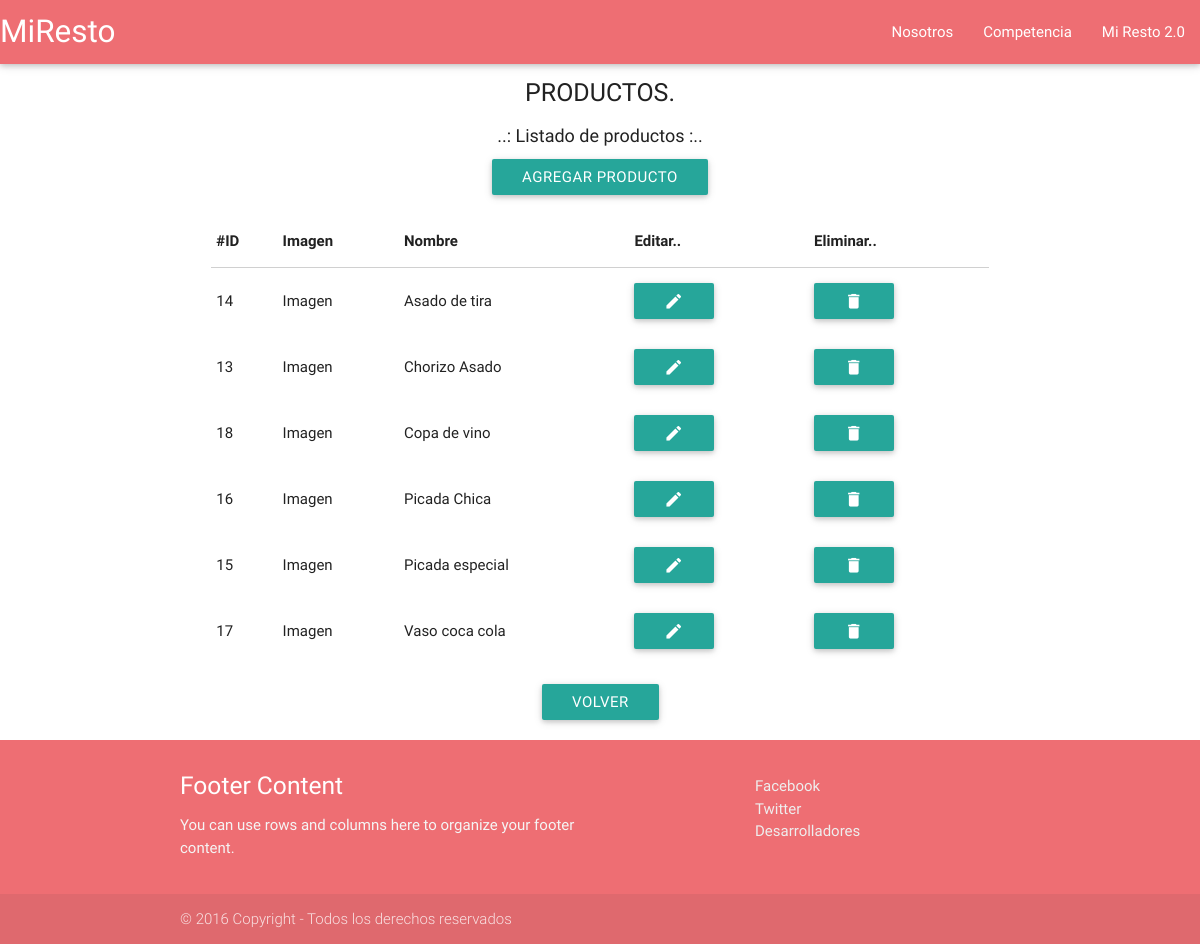
The page /index.php/productos on the database its author committed.
### tables this page shows
CREATE TABLE `productos` (
  `id` int(10) UNSIGNED NOT NULL,
  `nombre` tinytext NOT NULL
);

### application/controllers/Productos.php (called while the page is built, shortened)
<?php
class Productos extends CI_Controller {
    public function index(){
        $data['productos'] = $this->MProductos->listar();
        $data['funcion'] = 'index';
        $this->load->view('vProductos', $data);
    }
}

### index.php (called while the page is built, shortened)
<?php
require_once BASEPATH.'core/CodeIgniter.php';

### application/models/MProductos.php (called while the page is built, shortened)
<?php
class MProductos extends CI_Model {
    public function listar(){
        $consulta = 'SELECT * ';
        $consulta .= 'FROM Productos ';
        $consulta .= 'ORDER BY nombre ASC ';
        $query = $this->db->query($consulta);
        $resultado = $query->result_array();
        return $resultado;
    }
}

### application/views/productos/index.phtml (the view, shortened to what this page needs)
<div class="txt-cabecera">
    PRODUCTOS.
</div>
<div class="txt-info">
    ..: Listado de productos :..
</div>
<div class="row center-align">
    <a class="btn waves-effect waves-green" href="<?php echo site_url()."productos/alta"?>">AGREGAR PRODUCTO</a>
</div>
<div class="row">
    <div class="col m8 s12 offset-m2">
        <table class="responsive-table">
            <thead>
                <tr>
                    <th>#ID</th>
                    <th>Imagen</th>
                    <th>Nombre</th>
                    <th>Editar..</th>
                    <th>Eliminar..</th>
                </tr>
            </thead>
            <tbody id="tablaProductos">
            <?php
                foreach( $productos as $row ){
                    $id = $row['id'];
                    $np = $row['nombre'];
            ?>
                <tr id="<?php echo 'fp'.$id; ?>">
                    <td><?php echo $id; ?></td>
                    <td><?php echo 'Imagen'; ?></td>
                    <td><?php echo $np; ?></td>
                    <td>
                        <a class="btn waves-effect waves-green" href="<?php echo site_url()."productos/editar/".$id?>">
                            <i class="material-icons">edit</i>
                        </a>
                    </td>
                    <td>
                        <a class="dropdown-button btn" data-activates='<?php echo 'drop'.$id; ?>'>
                            <i class="material-icons">delete</i>
                        </a>
                    </td>
                </tr>
            <?php
                }
            ?>
            </tbody>
        </table>
    </div>
</div>
<div class="row center-align">
    <a class="btn waves-effect waves-light tooltipped" data-tooltip="Volver a roles" href="<?php echo site_url()?>intranet">Volver</a>
</div>

### css/Estilo.css (style rules this page uses)
.txt-cabecera { text-align: center; font-size: 25px; margin: 10px; }
.txt-info { text-align: center; font-size: 18px; margin: 10px; }

### rows shown on the page
productos: id "14", nombre "Asado de tira"
productos: id "13", nombre "Chorizo Asado"
productos: id "18", nombre "Copa de vino"
productos: id "16", nombre "Picada Chica"
productos: id "15", nombre "Picada especial"
productos: id "17", nombre "Vaso coca cola"
